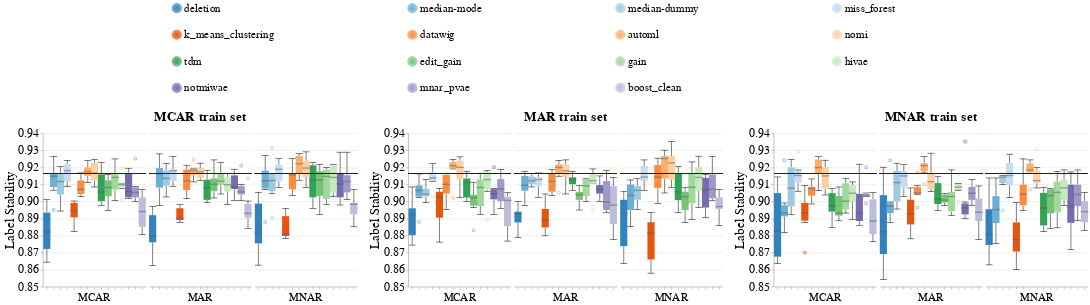

The notebook cell saved with this chart:
### Code cell
create_box_plots_for_diff_imputers_v2(dataset_name=DATASET_NAME,
                                      model_name='rf_clf',
                                      metric_name='label_stability',
                                      db_client=db_client)

### Figure 1 — Vega-Lite specification as saved in the notebook (floating-point values rounded to 4 significant figures; data arrays with more than 128 entries replaced by an {"elided": "..."} marker saying what was removed)
{"config": {"view": {"continuousWidth": 400, "continuousHeight": 300, "stroke": null}, "axis": {"labelFontSize": 24, "labelFontWeight": "normal", "titleFontSize": 26, "titleFontWeight": "normal"}, "facet": {"spacing": 5}, "header": {"labelFontSize": 22, "labelOrient": "bottom", "labelPadding": 5, "titleFontSize": 26}, "legend": {"columns": 4, "direction": "horizontal", "labelFontSize": 22, "labelLimit": 400, "orient": "top", "symbolOffset": 250, "symbolStrokeWidth": 10, "titleAnchor": "middle", "titleFontSize": 24, "titleLimit": 300}, "title": {"fontSize": 26}}, "hconcat": [{"data": {"name": "data-4cc1a1f5098c56d4acc1f52c6aae0711"}, "facet": {"column": {"field": "Test_Injection_Strategy", "sort": ["MCAR", "MAR", "MNAR"], "title": "MCAR train set", "type": "nominal"}}, "spec": {"layer": [{"mark": {"type": "boxplot", "median": {"stroke": "black", "strokeWidth": 0.7}, "ticks": true}, "encoding": {"color": {"field": "Null_Imputer_Name", "scale": {"scheme": "category20c"}, "sort": ["deletion", "median-mode", "median-dummy", "miss_forest", "k_means_clustering", "datawig", "automl", "nomi", "tdm", "edit_gain", "gain", "hivae", "notmiwae", "mnar_pvae"], "title": null, "type": "nominal"}, "x": {"axis": {"labels": false}, "field": "Null_Imputer_Name", "sort": ["deletion", "median-mode", "median-dummy", "miss_forest", "k_means_clustering", "datawig", "automl", "nomi", "tdm", "edit_gain", "gain", "hivae", "notmiwae", "mnar_pvae"], "title": null, "type": "nominal"}, "y": {"field": "Metric_Value", "scale": {"zero": false}, "title": "Label Stability", "type": "quantitative"}}}, {"mark": "rule", "encoding": {"color": {"value": "blue"}, "size": {"value": 2}, "y": {"field": "Baseline_Median", "type": "quantitative"}}}], "width": 200}}, {"data": {"name": "data-2a93e1770784ee010297ddfca5ee3e95"}, "facet": {"column": {"field": "Test_Injection_Strategy", "sort": ["MCAR", "MAR", "MNAR"], "title": "MAR train set", "type": "nominal"}}, "spec": {"layer": [{"mark": {"type": "boxplot", "median": {"stroke": "black", "strokeWidth": 0.7}, "ticks": true}, "encoding": {"color": {"field": "Null_Imputer_Name", "scale": {"scheme": "category20c"}, "sort": ["deletion", "median-mode", "median-dummy", "miss_forest", "k_means_clustering", "datawig", "automl", "nomi", "tdm", "edit_gain", "gain", "hivae", "notmiwae", "mnar_pvae"], "title": null, "type": "nominal"}, "x": {"axis": {"labels": false}, "field": "Null_Imputer_Name", "sort": ["deletion", "median-mode", "median-dummy", "miss_forest", "k_means_clustering", "datawig", "automl", "nomi", "tdm", "edit_gain", "gain", "hivae", "notmiwae", "mnar_pvae"], "title": null, "type": "nominal"}, "y": {"field": "Metric_Value", "scale": {"zero": false}, "title": "Label Stability", "type": "quantitative"}}}, {"mark": "rule", "encoding": {"color": {"value": "blue"}, "size": {"value": 2}, "y": {"field": "Baseline_Median", "type": "quantitative"}}}], "width": 200}}, {"data": {"name": "data-743d7d6025940da2dd6e1b7b856f3bbe"}, "facet": {"column": {"field": "Test_Injection_Strategy", "sort": ["MCAR", "MAR", "MNAR"], "title": "MNAR train set", "type": "nominal"}}, "spec": {"layer": [{"mark": {"type": "boxplot", "median": {"stroke": "black", "strokeWidth": 0.7}, "ticks": true}, "encoding": {"color": {"field": "Null_Imputer_Name", "scale": {"scheme": "category20c"}, "sort": ["deletion", "median-mode", "median-dummy", "miss_forest", "k_means_clustering", "datawig", "automl", "nomi", "tdm", "edit_gain", "gain", "hivae", "notmiwae", "mnar_pvae"], "title": null, "type": "nominal"}, "x": {"axis": {"labels": false}, "field": "Null_Imputer_Name", "sort": ["deletion", "median-mode", "median-dummy", "miss_forest", "k_means_clustering", "datawig", "automl", "nomi", "tdm", "edit_gain", "gain", "hivae", "notmiwae", "mnar_pvae"], "title": null, "type": "nominal"}, "y": {"field": "Metric_Value", "scale": {"zero": false}, "title": "Label Stability", "type": "quantitative"}}}, {"mark": "rule", "encoding": {"color": {"value": "blue"}, "size": {"value": 2}, "y": {"field": "Baseline_Median", "type": "quantitative"}}}], "width": 200}}], "resolve": {"scale": {"color": "shared", "y": "shared"}}, "$schema": "https://vega.github.io/schema/vega-lite/v4.17.0.json", "datasets": {"data-4cc1a1f5098c56d4acc1f52c6aae0711": {"elided": "270 records"}, "data-2a93e1770784ee010297ddfca5ee3e95": {"elided": "270 records"}, "data-743d7d6025940da2dd6e1b7b856f3bbe": {"elided": "270 records"}}}
